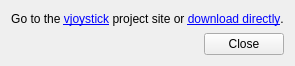
<?xml version="1.0" encoding="UTF-8"?>
<ui version="4.0">
 <class>vjoystick</class>
 <widget class="QWidget" name="vjoystick">
  <property name="geometry">
   <rect>
    <x>0</x>
    <y>0</y>
    <width>283</width>
    <height>66</height>
   </rect>
  </property>
  <property name="windowTitle">
   <string>vjoystick</string>
  </property>
  <property name="windowIcon">
   <iconset resource="vjoystick.qrc">
    <normaloff>:/images/vjoystick.png</normaloff>:/images/vjoystick.png</iconset>
  </property>
  <layout class="QGridLayout" name="gridLayout">
   <item row="0" column="0">
    <widget class="QLabel" name="label">
     <property name="text">
      <string>&lt;html&gt;&lt;head/&gt;&lt;body&gt;&lt;p&gt;Go to the &lt;a href=&quot;http://vjoystick.sourceforge.net/site/&quot;&gt;&lt;span style=&quot; text-decoration: underline; color:#0000ff;&quot;&gt;vjoystick&lt;/span&gt;&lt;/a&gt; project site or &lt;a href=&quot;https://sourceforge.net/projects/vjoystick/files/latest/download&quot;&gt;&lt;span style=&quot; text-decoration: underline; color:#0000ff;&quot;&gt;download directly&lt;/span&gt;&lt;/a&gt;.&lt;/p&gt;&lt;/body&gt;&lt;/html&gt;</string>
     </property>
     <property name="alignment">
      <set>Qt::AlignCenter</set>
     </property>
     <property name="openExternalLinks">
      <bool>true</bool>
     </property>
    </widget>
   </item>
   <item row="1" column="0">
    <widget class="QDialogButtonBox" name="buttonBox">
     <property name="standardButtons">
      <set>QDialogButtonBox::Close</set>
     </property>
    </widget>
   </item>
  </layout>
 </widget>
 <resources>
  <include location="vjoystick.qrc"/>
 </resources>
 <connections/>
</ui>
